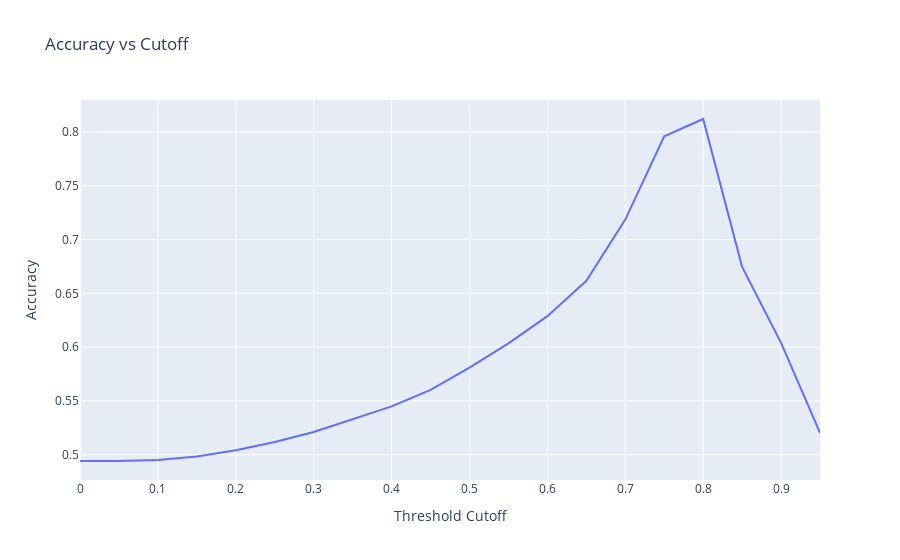

This figure's notebook cell:
### Code cell
percentages = np.arange(0, 1, 0.05)
accuracy = []
for cutoff in percentages:
    y_pred = [1 if proba[1] > cutoff else 0 for proba in y_pred_proba]
    accurate = sum(y_pred == y_test_true) / len(y_test_true)
    accuracy.append(accurate)
    
data = {
    'Cutoff': percentages,
    'Accuracy': accuracy
}

accutacy_table = pd.DataFrame(data)

# Create a line plot
fig = px.line(accutacy_table, x='Cutoff', y='Accuracy', title='Accuracy vs Cutoff',
              labels={'Cutoff': 'Threshold Cutoff', 'Accuracy': 'Accuracy'})
fig.show()

### Figure 1 — Plotly figure (JSON) as saved in the notebook; plotly's stock layout.template omitted (floating-point values rounded to 4 significant figures)
{"data": [{"hovertemplate": "Threshold Cutoff=%{x}<br>Accuracy=%{y}<extra></extra>", "legendgroup": "", "line": {"color": "#636efa", "dash": "solid"}, "marker": {"symbol": "circle"}, "mode": "lines", "name": "", "orientation": "v", "showlegend": false, "type": "scatter", "x": [0.0, 0.05, 0.1, 0.15, 0.2, 0.25, 0.3, 0.35, 0.4, 0.45, 0.5, 0.55, 0.6, 0.65, 0.7, 0.75, 0.8, 0.85, 0.9, 0.95], "xaxis": "x", "y": [0.4941, 0.4941, 0.495, 0.4982, 0.5041, 0.5117, 0.5211, 0.5327, 0.5449, 0.5602, 0.5809, 0.6035, 0.6288, 0.6617, 0.7185, 0.796, 0.812, 0.6746, 0.604, 0.5203], "yaxis": "y"}], "layout": {"legend": {"tracegroupgap": 0}, "title": {"text": "Accuracy vs Cutoff"}, "xaxis": {"anchor": "y", "domain": [0, 1], "title": {"text": "Threshold Cutoff"}}, "yaxis": {"anchor": "x", "domain": [0, 1], "title": {"text": "Accuracy"}}}}
